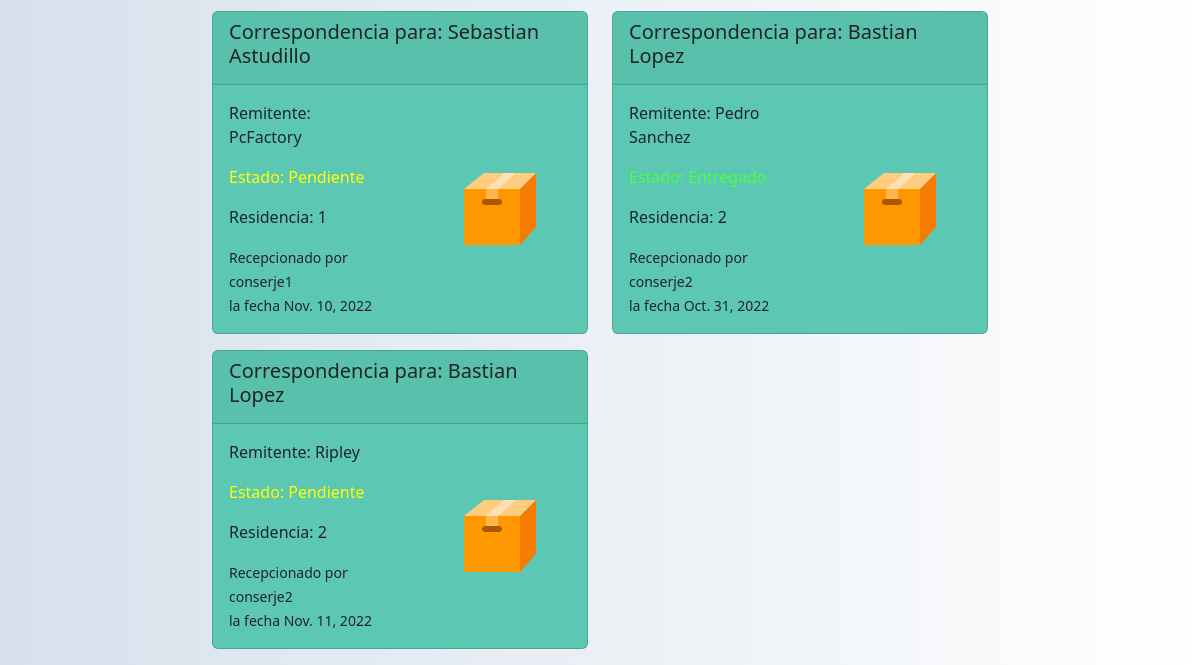
Before: / (lower part) with the older database file.
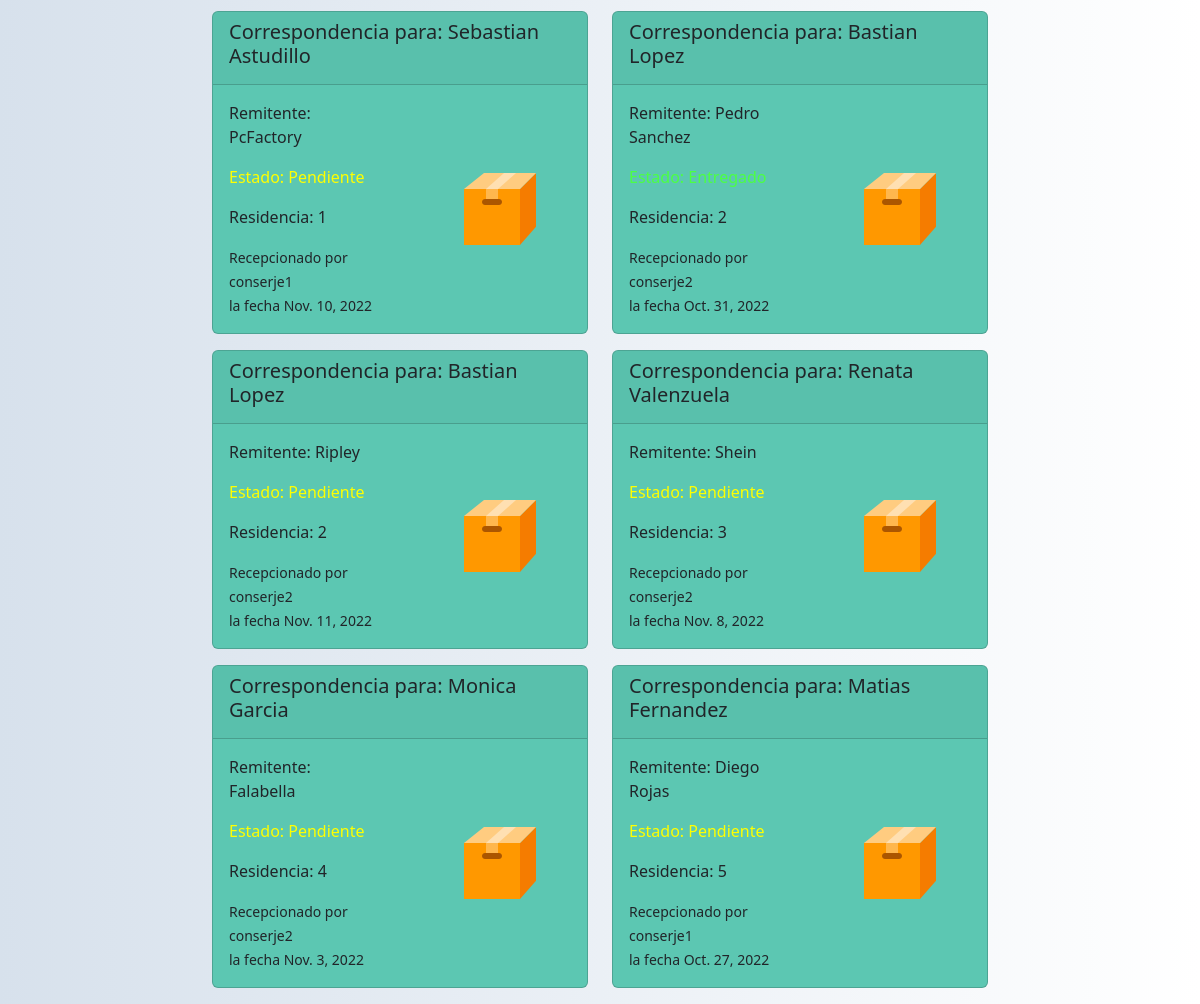
After: the same page with the newer database file.
### core/models.py (models this page shows, shortened)
class Correspondencia(models.Model):
    conserje = models.ForeignKey(User, limit_choices_to={'groups__name':"conserje"}, on_delete=models.CASCADE)
    remitente = models.CharField(max_length=30)
    destinatario = models.CharField(max_length=30)
    estado = models.CharField(max_length=1, choices=estados, default='P')
    fechaRecepcion = models.DateField()
    nroResidencia = models.ForeignKey(Residencia, on_delete=models.CASCADE)

class Residencia(models.Model):
    nro = models.IntegerField(primary_key = True)
    dueño = models.CharField(max_length=30)
    telefono = models.CharField(max_length=30)
    mail = models.EmailField()
    def __str__(self):
        return str(self.nro)

### core/views.py (the view)
# urls.py: 2. Add a URL to urlpatterns:  path('', views.home, name='home')
def home(request):
    queryset = request.GET.get("buscar")
    correspondencias = Correspondencia.objects.all().order_by('nroResidencia')
    if queryset:
        if Correspondencia.objects.filter(nroResidencia = queryset):
            correspondencias = Correspondencia.objects.filter(nroResidencia = queryset)
    return render(request, 'core/index.html', {'correspondencias':correspondencias})

### core/templates/core/index.html (shortened to what this page needs)
{% extends 'core/base.html' %}
{% block content %}
  <div id="home" class="container-fluid">
        {% load static %}
        <link rel="stylesheet" href={% static 'core/img/portada.png' %}>
    <div id="correspondencia" class="row">
      <div class="col-2"> </div>
      <div class="col-8">
        <div class="row" style="display: flex;">
        {% for correspondencia in correspondencias %}
          <div class="col-md-auto" style="width: 50%;">
            <div class="card mb-3 caja">
              <div class="card-header">
                <h5 class="card-title">Correspondencia para: {{ correspondencia.destinatario }}</h5>
              </div>
              <div class="row col-md">
                <div class="col-md-6">
                  <div class="card-body informacion">
                      <p class="card-text"> Remitente: {{ correspondencia.remitente }}</p>
                      {% if correspondencia.estado == 'P' %}
                        <p style="color: yellow;">Estado: Pendiente</p>
                      {% else %}
                        <p style="color: rgb(76, 255, 67);">Estado: Entregado</p>
                      {% endif %}
                      <p>Residencia: {{ correspondencia.nroResidencia }}</p>
                      <p class="card-text"><small class="">Recepcionado por {{correspondencia.conserje}} <br>
                        la fecha {{ correspondencia.fechaRecepcion }}</small></p>
                  </div>
                </div>
                <div class="col-md-6 iconbox">
                  {% load static %}
                  <link rel="stylesheet" href={% static 'core/img/box-96.png' %}>
                  <img src={% static 'core/img/box-96.png' %} class="box" alt="caja">
                </div>
              </div>
            </div>
          </div>
        {% endfor %}
        </div>
      </div>
      <div class="col-2"></div>
    </div>
  </div>
{% endblock %}

Changed rows visible on the page:
added Correspondencia: destinatario "Renata Valenzuela", remitente "Shein", estado "Estado: Pendiente", nroResidencia "3", conserje "conserje2", fechaRecepcion "Nov. 8, 2022"
added Correspondencia: destinatario "Monica Garcia", remitente "Falabella", estado "Estado: Pendiente", nroResidencia "4", conserje "conserje2", fechaRecepcion "Nov. 3, 2022"
added Correspondencia: destinatario "Matias Fernandez", remitente "Diego Rojas", estado "Estado: Pendiente", nroResidencia "5", conserje "conserje1", fechaRecepcion "Oct. 27, 2022"
